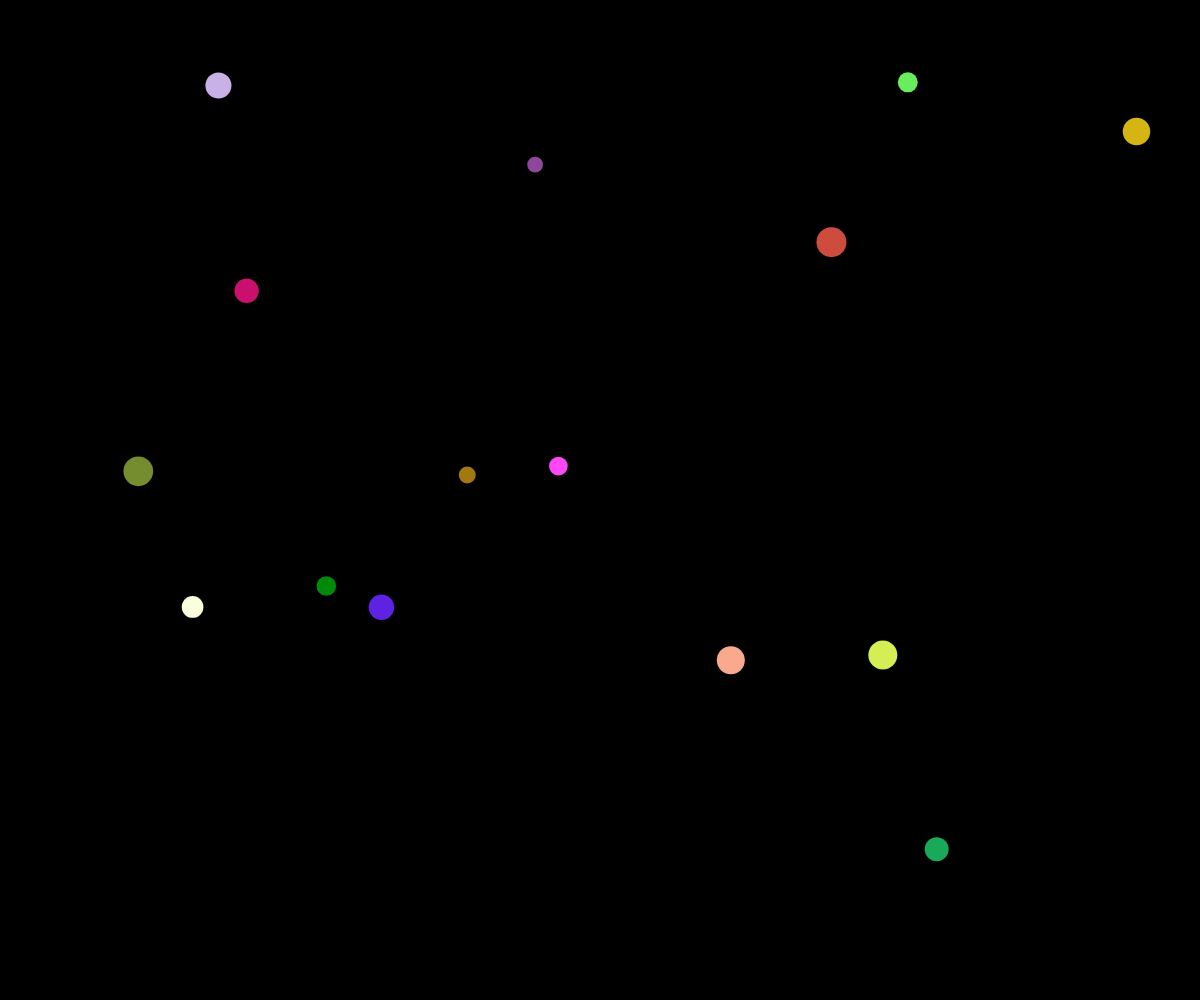
Frame 1 (no input)
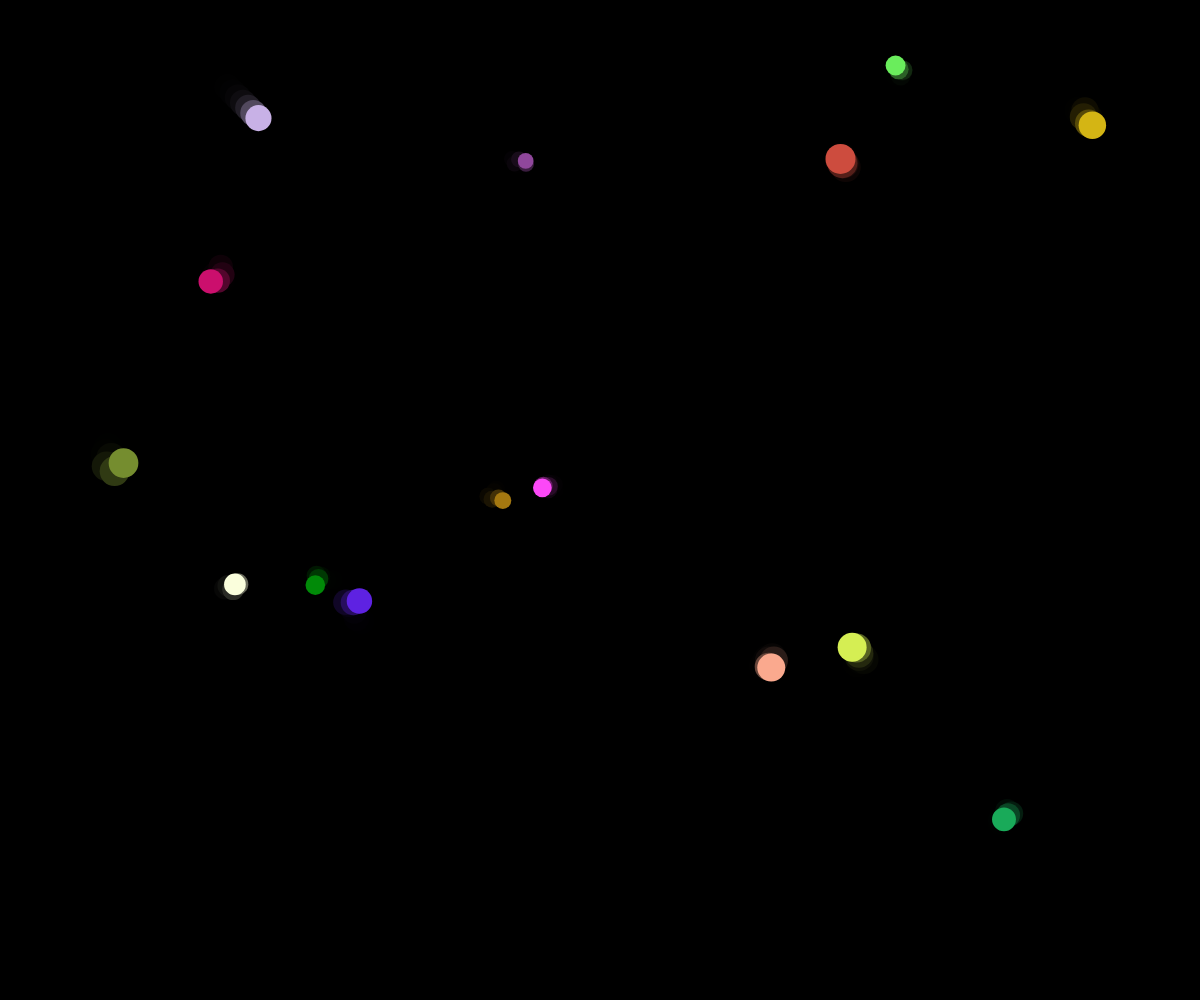
Frame 60 (no input)
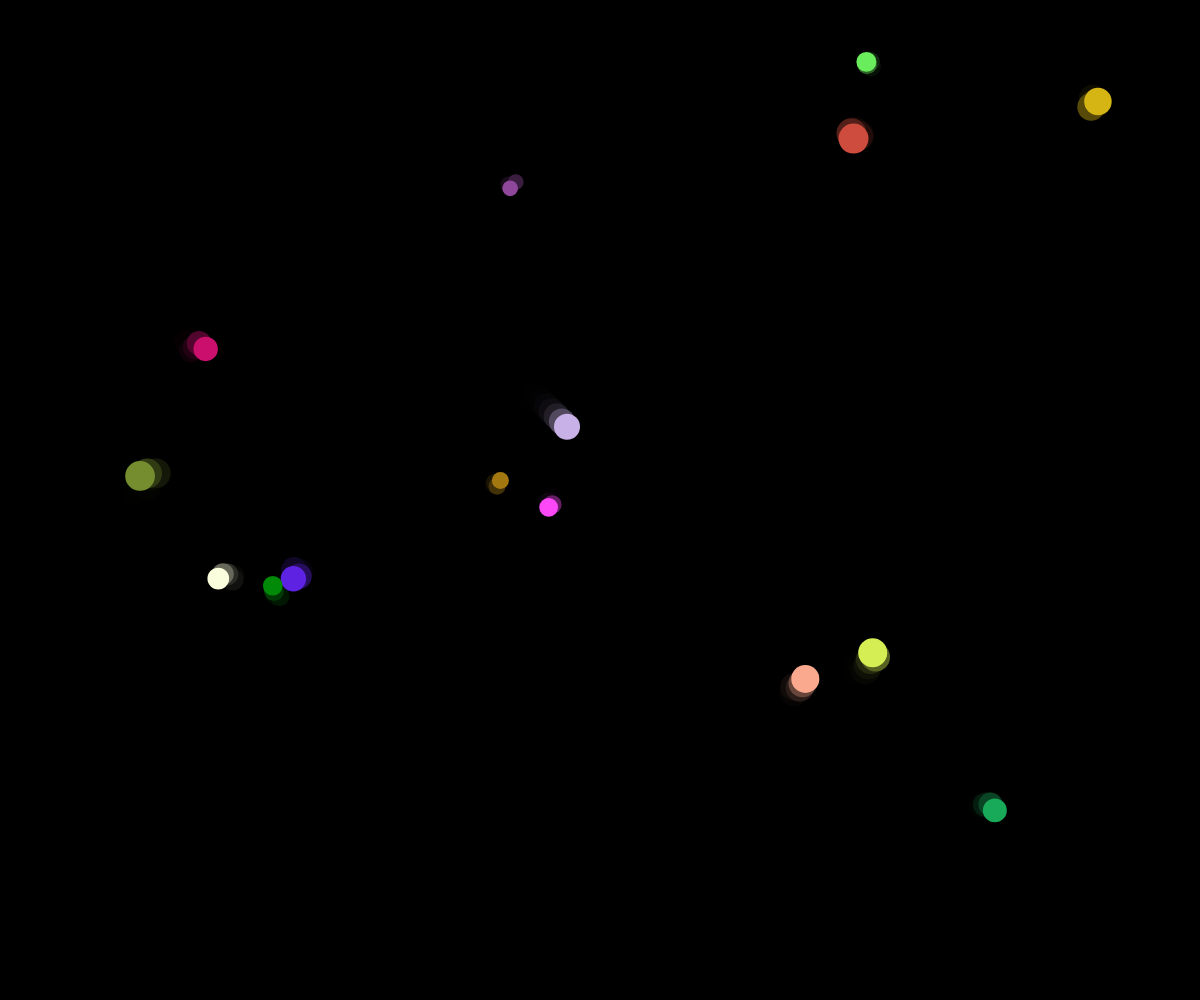
Frame 120 (the mouse pressed at the canvas centre since frame 60)

The p5.js sketch that drew these frames (run headless with seeded random() and noise() and a simulated clock; from frame 60 on, the mouse is pressed at the canvas centre):

// p5.js sketch
// ── sketch.js
let particles = [];
let focused = false;

let NUM_PARTICLES = 15;
function setup() {
    frameRate(30);
    createCanvas(window.innerWidth, window.innerHeight);
    background(0);
    for(let i = 0; i < NUM_PARTICLES; i++){
        particles.push(new Particle(random(60,window.innerWidth - 60), random(60,window.innerHeight - 60), random(15,35), random(5,10), random(0,255), random(0,255), random(0,255)))
    }   
}

function draw(){
    background(0, 150);
    for(let i = 0; i < NUM_PARTICLES; i++){
        particles[i].drawShape();
        particles[i].defaultMove();
        particles[i].checkClick();
    }
}

class Particle{
    constructor(centerX, centerY, size, speed, color1, color2, color3){
        this.centerX = centerX;
        this.centerY = centerY;
        this.size = size;

        this.color1 = color1;
        this.color2 = color2;
        this.color3 = color3;
        
        this.originalSpeed = speed;
        this.speedX = speed;
        this.speedY = speed;

        this.boundary = false;


        this.esc;
        //name
        this.button;
        this.input;
        //password
        this.pass;
        this.claimed = false;
        this.name = "";
        this.password = "";

    }

    drawShape(){
        fill(this.color1, this.color2 ,this.color3);
        noStroke();
        ellipse(this.centerX,this.centerY,this.size);
        if(this.claimed){
            fill(255);
            stroke(0);
            textAlign(CENTER);
            text(this.name, this.centerX, this.centerY - this.size/2);
            text(this.password, this.centerX, this.centerY - this.size);
        }
    }

    checkClick(){
        if(mouseX > this.centerX - this.size/2 && mouseX < this.centerX + this.size/2){
            if(mouseY > this.centerY - this.size/2 && mouseY < this.centerY + this.size/2){
                if(mouseIsPressed && !focused){
                    //focus and leave focus
                    focused = true;
                    this.speedX = 0;
                    this.speedY = 0;
                    if(!this.esc){
                        this.esc = createButton("esc");
                    }else{
                        this.esc.show();
                    }
                    this.esc.position(this.centerX - this.size, this.centerY - this.size*2);
                    this.esc.mousePressed(() => {
                        focused = false;
                        this.esc.hide();
                        this.button.hide();
                        this.input.hide();
                        this.pass.hide();
                        this.speedX = random(5,10);
                        this.speedY = random(5,10);
                    })


                    //unclaimed
                    if(!this.claimed){
                        //name input
                        if(!this.input){
                            this.input = createInput().attribute('placeholder','name');
                        }else{
                            this.input.show();
                        }
                        this.input.position(this.centerX, this.centerY + this.size);
    
                        //pass input
                        if(!this.pass){
                            this.pass = createInput().attribute('placeholder','password');
                        }else{
                            this.pass.show();
                        }
                        this.pass.position(this.centerX, this.centerY + this.size + 25);

                        //submit
                        if(!this.button){
                            this.button = createButton("submit");
                        }else{
                            this.button.show();
                        }
                        this.button.position(this.centerX, this.centerY + this.size + 50);
                        //handle submit 
                        this.button.mousePressed(() => {
                            this.name = this.input.value();
                            this.password = this.pass.value();
                            if(this.name.length > 0 && this.password.length > 0){
                                this.claimParticle();
                                this.button.remove();
                                this.input.remove();
                                this.pass.remove();
                                this.esc.hide();
                                focused = false;
                            }
                        })
                        
                        
                    //claimed
                    }else{
                        

                    }   
                }
            }
        }
    }

    claimParticle(){
        this.claimed = true;
        this.speedX = random(5,10);
        this.speedY = random(5,10);
    }

    defaultMove(){
        //movement
        if(!this.boundary){
            this.centerX += random(-this.speedX,this.speedX);
            this.centerY += random(-this.speedY,this.speedY);
        } else {
            this.centerX += this.speedX;
            this.centerY += this.speedY;
        }

        //collision check
        for(let j = 0; j < particles.length; j++){
            let dis = dist(this.centerX, this.centerY, particles[j].centerX, particles[j].centerY);
            if(dis > 0 && dis < this.size/2 + particles[j].size/2){
                this.boundary = false;
            }
        }

        //boundaries
        if (this.centerY > window.innerHeight - 50) {
            this.boundary = true;
            this.speedY = -this.originalSpeed;
        }

        if (this.centerY < 50) {
            this.boundary = true;
            this.speedY = this.originalSpeed;
        }

        if (this.centerX > window.innerWidth - 50) {
            this.boundary = true;
            this.speedX = -this.originalSpeed;
        }

        if (this.centerX < 50) {
            this.boundary = true;
            this.speedX = this.originalSpeed;
        }
        

    }
}
// ── about.html
<!DOCTYPE html>
<html lang="en">
<head>
    <meta charset="UTF-8">
    <meta http-equiv="X-UA-Compatible" content="IE=edge">
    <meta name="viewport" content="width=device-width, initial-scale=1.0">
    <title>Subscriber Count</title>
</head>
<body>
    <h1>About</h1>
    
</body>
</html>
